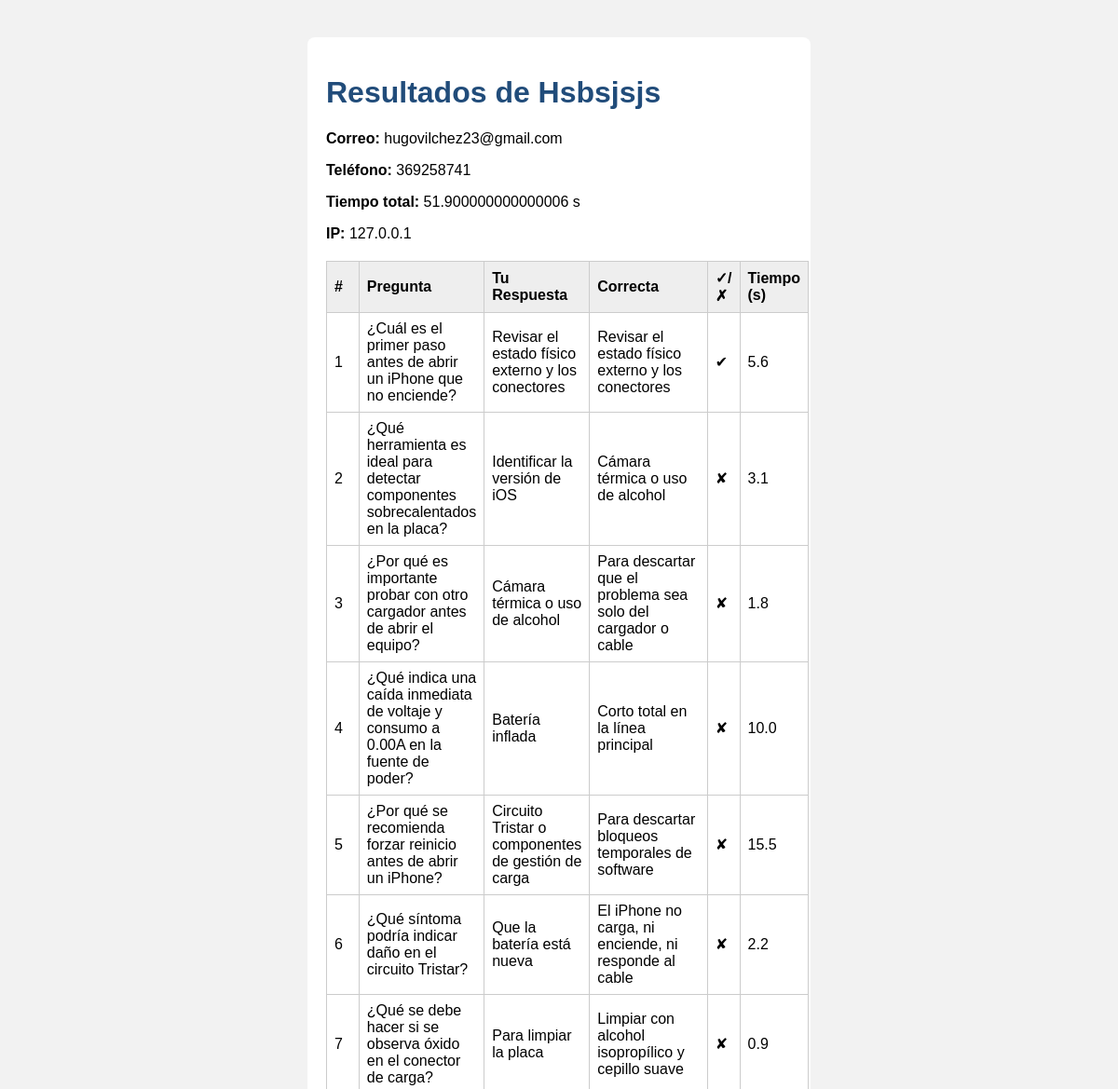
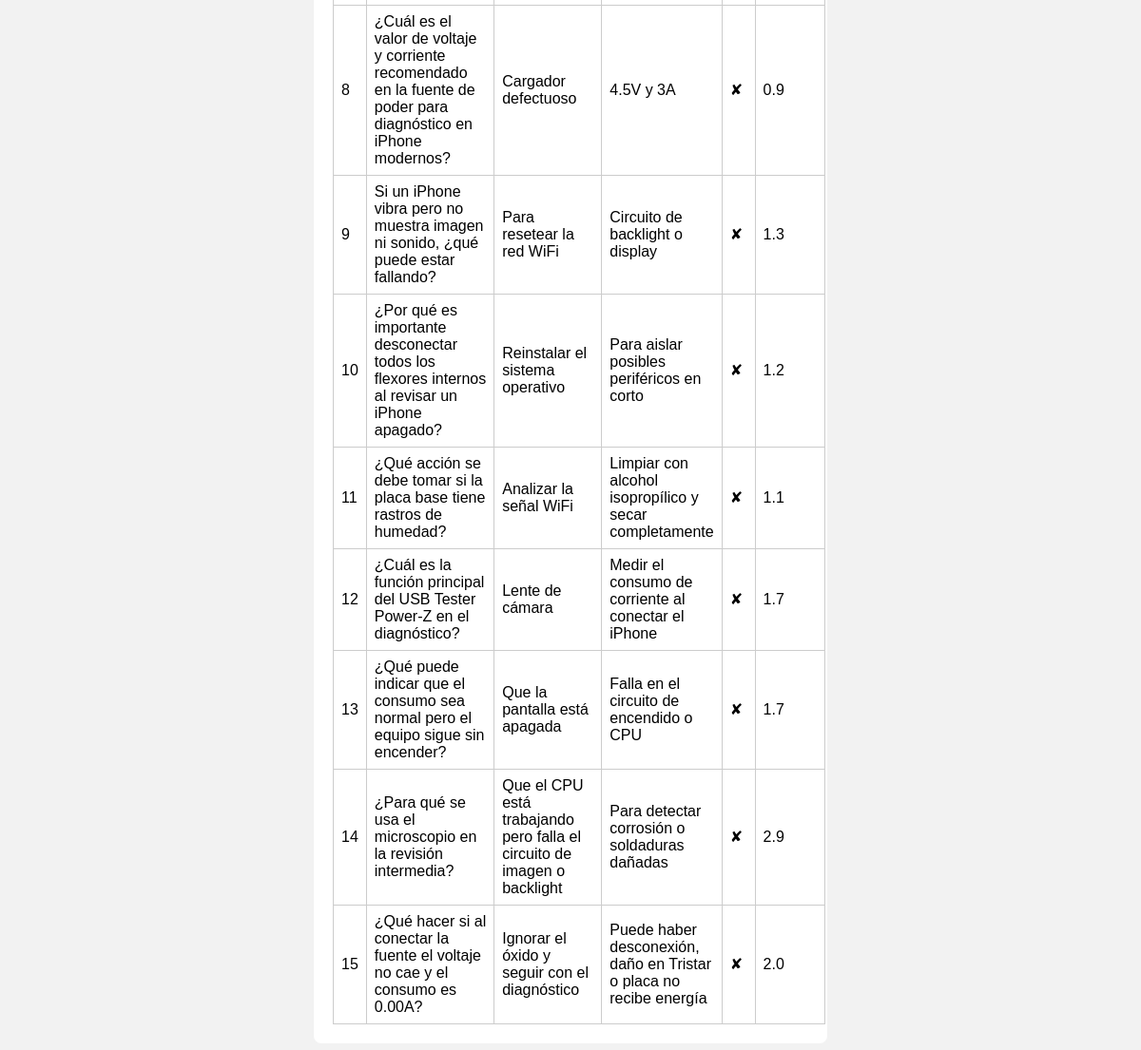
/resultado/10, run on the app's committed database (2 pictures, top to bottom).
### tables this page shows
CREATE TABLE respuestas (
                id INTEGER PRIMARY KEY AUTOINCREMENT,
                nombre TEXT,
                correo TEXT,
                telefono TEXT,
                respuestas TEXT,
                tiempos TEXT,
                tiempo_total REAL,
                ip TEXT
            );

### app.py (the view)
@app.route("/resultado/<int:res_id>")
def resultados_tecnico(res_id):
    conn = sqlite3.connect(DB_FILE)
    c = conn.cursor()
    c.execute("""
        SELECT nombre, correo, telefono, respuestas, tiempos, tiempo_total, ip
        FROM respuestas WHERE id=?
    """, (res_id,))
    row = c.fetchone()
    conn.close()
    preguntas = cargar_preguntas()
    user_resps = json.loads(row[3])
    user_times = json.loads(row[4])
    detalles = []
    for i, ur in enumerate(user_resps):
        p = preguntas[i]
        correcta_idx = p.get("respuestaCorrecta", 0)
        correcta_text = p["opciones"][correcta_idx]
        detalles.append({
            "pregunta": p["pregunta"],
            "respuesta_usuario": ur,
            "respuesta_correcta": correcta_text,
            "acierto": ur == correcta_text,
            "tiempo": user_times[i] if i < len(user_times) else 0
        })
    return render_template(
        "resultados_tecnico.html",
        nombre=row[0],
        correo=row[1],
        telefono=row[2],
        tiempo_total=row[5],
        ip=row[6],
        detalles=detalles
    )

### app.py (called while the page is built)
def cargar_preguntas():
    with open(PREGUNTAS_FILE, "r", encoding="utf-8") as f:
        return json.load(f)

### templates/resultados_tecnico.html (shortened to what this page needs)
<!DOCTYPE html>
<html lang="es">
<head>
  <link rel="stylesheet" href="{{ url_for('static', filename='style.css') }}">
</head>
<body>
  <div class="container">
    <h1>Resultados de {{ nombre }}</h1>
    <p><strong>Correo:</strong> {{ correo }}</p>
    <p><strong>Teléfono:</strong> {{ telefono }}</p>
    <p><strong>Tiempo total:</strong> {{ tiempo_total }} s</p>
    <p><strong>IP:</strong> {{ ip }}</p>
    <table>
      <thead>
        <tr>
          <th>#</th>
          <th>Pregunta</th>
          <th>Tu Respuesta</th>
          <th>Correcta</th>
          <th>✓/✗</th>
          <th>Tiempo (s)</th>
        </tr>
      </thead>
      <tbody>
        {% for d in detalles %}
          <tr>
            <td>{{ loop.index }}</td>
            <td>{{ d.pregunta }}</td>
            <td>{{ d.respuesta_usuario }}</td>
            <td>{{ d.respuesta_correcta }}</td>
            <td>{% if d.acierto %}✔{% else %}✘{% endif %}</td>
            <td>{{ d.tiempo }}</td>
          </tr>
        {% endfor %}
      </tbody>
    </table>
  </div>
</body>
</html>

### static/style.css (style rules this page uses)
body { font-family: Arial, sans-serif; background: #f2f2f2; margin: 0; padding: 0; }
.container { max-width: 500px; margin: 40px auto; background: white; padding: 20px; border-radius: 8px; }
h1, h2 { color: #214C7A; }
table { width: 100%; border-collapse: collapse; margin-top: 20px; }
th, td { border: 1px solid #ccc; padding: 8px; text-align: left; }
th { background: #eee; }

### data on the page
respuestas: nombre "Hsbsjsjs", correo "hugovilchez23@gmail.com", telefono "369258741", tiempo_total "51.900000000000006", ip "127.0.0.1"

### other printed values
{{ d.pregunta }} "¿Cuál es el primer paso antes de abrir un iPhone que no enciende?" "¿Qué herramienta es ideal para detectar componentes sobrecalentados en la placa?" "¿Por qué es importante probar con otro cargador antes de abrir el equipo?" "¿Qué indica una caída inmediata de voltaje y consumo a 0.00A en la fuente de poder?" "¿Por qué se recomienda forzar reinicio antes de abrir un iPhone?" "¿Qué síntoma podría indicar daño en el circuito Tristar?" "¿Qué se debe hacer si se observa óxido en el conector de carga?" "¿Cuál es el valor de voltaje y corriente recomendado en la fuente de poder para diagnóstico en iPhone modernos?" "Si un iPhone vibra pero no muestra imagen ni sonido, ¿qué puede estar fallando?" "¿Por qué es importante desconectar todos los flexores internos al revisar un iPhone apagado?" "¿Qué acción se debe tomar si la placa base tiene rastros de humedad?" "¿Cuál es la función principal del USB Tester Power-Z en el diagnóstico?" "¿Qué puede indicar que el consumo sea normal pero el equipo sigue sin encender?" "¿Para qué se usa el microscopio en la revisión intermedia?" "¿Qué hacer si al conectar la fuente el voltaje no cae y el consumo es 0.00A?"
{{ d.respuesta_usuario }} "Revisar el estado físico externo y los conectores" "Identificar la versión de iOS" "Cámara térmica o uso de alcohol" "Batería inflada" "Circuito Tristar o componentes de gestión de carga" "Que la batería está nueva" "Para limpiar la placa" "Cargador defectuoso" "Para resetear la red WiFi" "Reinstalar el sistema operativo" "Analizar la señal WiFi" "Lente de cámara" "Que la pantalla está apagada" "Que el CPU está trabajando pero falla el circuito de imagen o backlight" "Ignorar el óxido y seguir con el diagnóstico"
{{ d.respuesta_correcta }} "Revisar el estado físico externo y los conectores" "Cámara térmica o uso de alcohol" "Para descartar que el problema sea solo del cargador o cable" "Corto total en la línea principal" "Para descartar bloqueos temporales de software" "El iPhone no carga, ni enciende, ni responde al cable" "Limpiar con alcohol isopropílico y cepillo suave" "4.5V y 3A" "Circuito de backlight o display" "Para aislar posibles periféricos en corto" "Limpiar con alcohol isopropílico y secar completamente" "Medir el consumo de corriente al conectar el iPhone" "Falla en el circuito de encendido o CPU" "Para detectar corrosión o soldaduras dañadas" "Puede haber desconexión, daño en Tristar o placa no recibe energía"
{{ d.tiempo }} "5.6" "3.1" "1.8" "10.0" "15.5" "2.2" "0.9" "0.9" "1.3" "1.2" "1.1" "1.7" "1.7" "2.9" "2.0"
